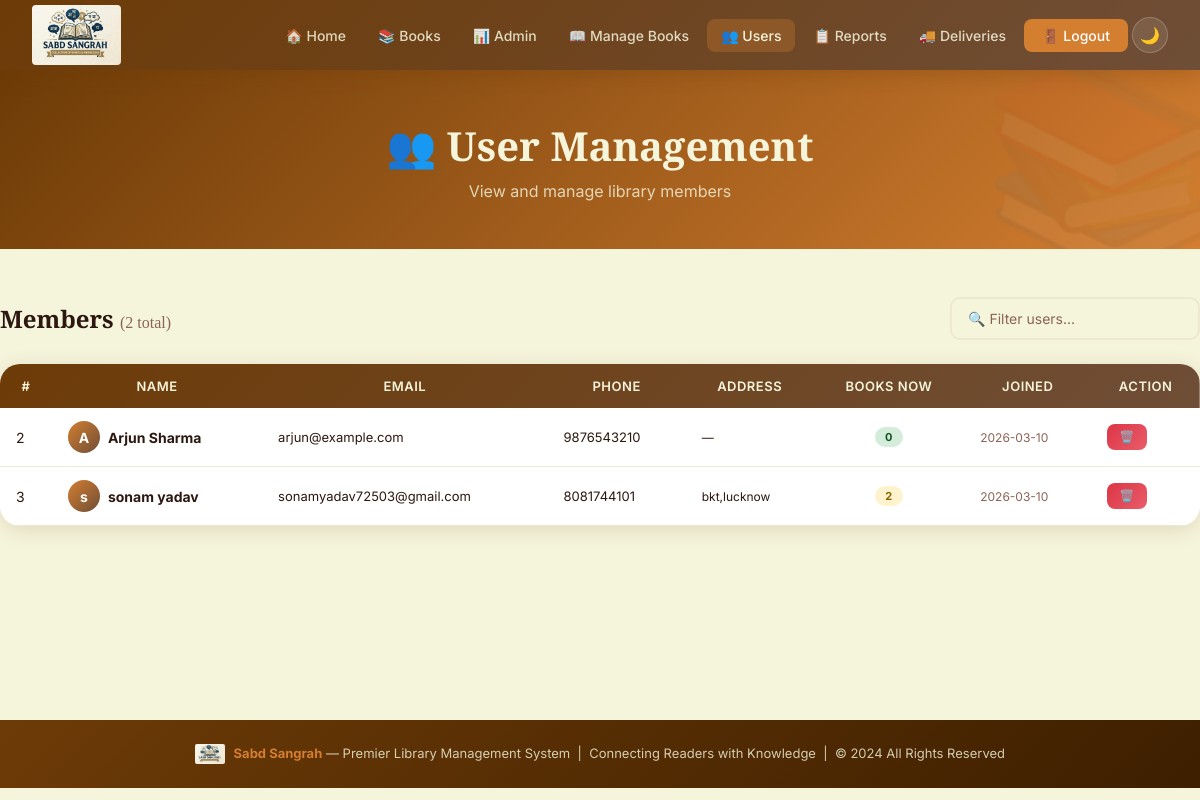
Page /admin/users (signed in) on the committed database.
### tables this page shows
CREATE TABLE users (
            id INTEGER PRIMARY KEY AUTOINCREMENT,
            name TEXT NOT NULL,
            email TEXT UNIQUE NOT NULL,
            password TEXT NOT NULL,
            phone TEXT DEFAULT '',
            address TEXT DEFAULT '',
            role TEXT DEFAULT 'user',
            created_at TEXT DEFAULT CURRENT_TIMESTAMP
        );

### app.py (the view)
@app.route('/admin/users')
@admin_required
def admin_users():
    db = get_db()
    users = db.execute('''SELECT u.*, COUNT(t.id) as issued_count
                          FROM users u LEFT JOIN transactions t ON u.id=t.user_id AND t.return_date IS NULL
                          WHERE u.role="user" GROUP BY u.id ORDER BY u.name''').fetchall()
    db.close()
    return render_template('admin_users.html', users=users)

### app.py (called while the page is built)
def get_db():
    conn = sqlite3.connect(DATABASE)
    conn.row_factory = sqlite3.Row
    return conn

def admin_required(f):
    @wraps(f)
    def decorated(*args, **kwargs):
        if 'user_id' not in session or session.get('role') != 'admin':
            flash('Admin access required.', 'danger')
            return redirect(url_for('login'))
        return f(*args, **kwargs)
    return decorated

### templates/admin_users.html (shortened to what this page needs)
{% extends "base.html" %}
{% block content %}
<div class="page-header">
    <h1>👥 User Management</h1>
    <p>View and manage library members</p>
</div>
<div class="container section">
    <div class="admin-action-bar">
        <h2 style="font-family:'Playfair Display',serif;color:var(--text-dark)">Members <span
                style="color:var(--text-light);font-size:1rem;font-weight:400">({{ users|length }} total)</span></h2>
        <input type="text" class="form-control" style="max-width:250px" placeholder="🔍 Filter users..."
            oninput="filterTable(this.value)">
    </div>
    <div class="card">
        <div class="table-wrapper">
            <table id="userTable">
                <thead>
                    <tr>
                        <th>#</th>
                        <th>Name</th>
                        <th>Email</th>
                        <th>Phone</th>
                        <th>Address</th>
                        <th>Books Now</th>
                        <th>Joined</th>
                        <th>Action</th>
                    </tr>
                </thead>
                <tbody>
                    {% for user in users %}
                    <tr>
                        <td>{{ user.id }}</td>
                        <td>
                            <div style="display:flex;align-items:center;gap:8px">
                                <div
                                    style="width:32px;height:32px;background:linear-gradient(135deg,var(--orange),var(--brown-light));border-radius:50%;display:flex;align-items:center;justify-content:center;color:white;font-weight:700;font-size:14px">
                                    {{ user.name[0] }}</div>
                                <strong>{{ user.name }}</strong>
                            </div>
                        </td>
                        <td style="font-size:13px">{{ user.email }}</td>
                        <td style="font-size:13px">{{ user.phone or '—' }}</td>
                        <td
                            style="font-size:12px;max-width:150px;overflow:hidden;text-overflow:ellipsis;white-space:nowrap">
                            {{ user.address or '—' }}</td>
                        <td style="text-align:center">
                            <span class="badge {{ 'badge-warning' if user.issued_count > 0 else 'badge-success' }}">{{
                                user.issued_count }}</span>
                        </td>
                        <td style="font-size:12px;color:var(--text-light)">{{ user.created_at[:10] if user.created_at
                            else '—' }}</td>
                        <td>
                            <form method="POST" action="{{ url_for('delete_user', user_id=user.id) }}"
                                style="display:inline">
                                <button type="submit" class="btn btn-danger btn-sm"
                                    onclick="return confirmDelete('Remove user {{ user.name }}?')">🗑️</button>
                            </form>
                        </td>
                    </tr>
                    {% endfor %}
                </tbody>
            </table>
        </div>
    </div>
</div>
{% endblock %}

### static/css/style.css (style rules this page uses)
:root { --brown-light: #6F4E37; --brown-dark: #6D3B07; --orange: #D47E30; --cream: #F5F5DC; --cream-dark: #EDE8D0; --pink: #E491A6; --mauve: #845763; --mint: #92E4BA; --green: #90C67F; --white: #FFFFFF; --text-dark: #2C1810; --text-mid: #5C3D2E; --text-light: #8B6355; --shadow: 0 4px 20px rgba(109,59,7,0.15); --shadow-lg: 0 8px 40px rgba(109,59,7,0.25); --radius: 12px; --radius-lg: 20px; --transition: all 0.3s cubic-bezier(0.4, 0, 0.2, 1); }
* { margin: 0; padding: 0; box-sizing: border-box; }
html { scroll-behavior: smooth; }
body { font-family: 'Inter', sans-serif; background: var(--cream); color: var(--text-dark); transition: background 0.3s, color 0.3s; min-height: 100vh; }
.page-header { background: linear-gradient(135deg, var(--brown-dark), var(--orange)); color: var(--cream); padding: 3rem 2rem; text-align: center; position: relative; overflow: hidden; }
.page-header::before { content: '📚'; position: absolute; font-size: 200px; opacity: 0.05; right: -30px; top: -30px; }
.page-header h1 { font-family: 'Playfair Display', serif; font-size: 2.5rem; margin-bottom: 0.5rem; }
.page-header p { opacity: 0.8; font-size: 1rem; }
.container { max-width: 1200px; margin: 0 auto; padding: 0 20px; }
.section { padding: 3rem 0; }
.card { background: var(--white); border-radius: var(--radius-lg); box-shadow: var(--shadow); overflow: hidden; transition: var(--transition); }
.btn { padding: 10px 20px; border-radius: 8px; border: none; cursor: pointer; font-weight: 600; font-size: 14px; transition: var(--transition); display: inline-flex; align-items: center; gap: 6px; text-decoration: none; letter-spacing: 0.3px; }
.btn-danger { background: linear-gradient(135deg, #dc3545, #e95d6a); color: white; }
.btn-sm { padding: 6px 12px; font-size: 12px; }
.form-control { width: 100%; padding: 11px 16px; border: 2px solid var(--cream-dark); border-radius: 10px; font-size: 14px; background: var(--cream); color: var(--text-dark); transition: var(--transition); font-family: 'Inter', sans-serif; }
.form-control::placeholder { color: var(--text-light); }
.table-wrapper { overflow-x: auto; border-radius: var(--radius); }
table { width: 100%; border-collapse: collapse; }
thead tr { background: linear-gradient(135deg, var(--brown-dark), var(--brown-light)); }
thead th { color: var(--cream); padding: 14px 16px; font-size: 13px; font-weight: 600; text-transform: uppercase; letter-spacing: 0.5px; white-space: nowrap; }
tbody tr { border-bottom: 1px solid var(--cream-dark); transition: var(--transition); }
tbody td { padding: 13px 16px; font-size: 14px; color: var(--text-dark); }
.badge { display: inline-block; padding: 3px 10px; border-radius: 20px; font-size: 11px; font-weight: 700; text-transform: uppercase; letter-spacing: 0.5px; }
.badge-success { background: #d4edda; color: #155724; }
.badge-warning { background: #fff3cd; color: #856404; }
.fade-in { animation: fadeIn 0.5s ease; }
.admin-action-bar { display: flex; justify-content: space-between; align-items: center; margin-bottom: 1.5rem; flex-wrap: wrap; gap: 1rem; }

### rows in the picture
users: id "2", name "A", name "Arjun Sharma", email "arjun@example.com", phone "9876543210", address "—", issued_count "0", created_at "2026-03-10"
users: id "3", name "s", name "sonam yadav", email "sonamyadav72503@gmail.com", phone "8081744101", address "bkt,lucknow", issued_count "2", created_at "2026-03-10"

### other values in the picture
{{ users|length }} "2"
{{ 2024 }} "2024"
